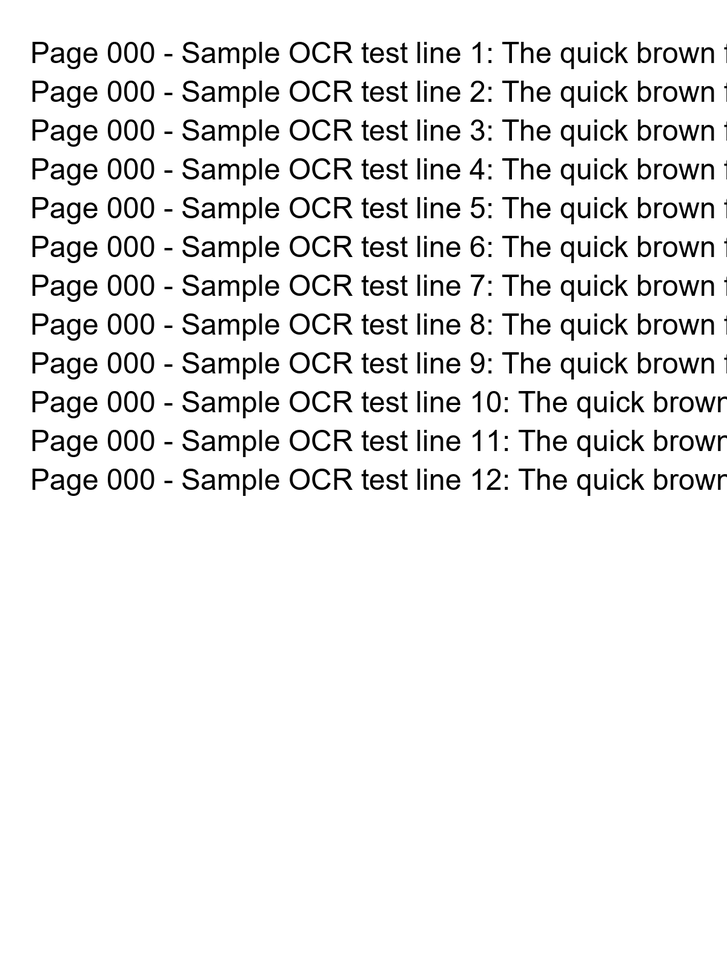
#> input picture ops/page_000_big_sample.png, 727 x 970 px, shrunk from 1200 x 1600 before the run
$ python preprocess_sr_clahe.py --in page_000_big_sample.png --out out.png
#> lines starting #> are read from the running program, lines starting #| are printed output that depends on the picture; after the words box and inside, x2 and y2 are one past the last pixel; in counts of white or black regions, pixels touching at a corner belong together
import argparse
import os

import cv2
import numpy as np
from PIL import Image as PILImage


def deskew_image(bgr):
    gray = cv2.cvtColor(bgr, cv2.COLOR_BGR2GRAY)
    _, thr = cv2.threshold(gray, 0, 255, cv2.THRESH_BINARY + cv2.THRESH_OTSU)
    coords = cv2.findNonZero(255 - thr)
    if coords is None:
        return bgr
    rect = cv2.minAreaRect(coords)
    angle = rect[-1]
    if angle < -45:
        angle = -(90 + angle)
    else:
        angle = -angle
    h, w = bgr.shape[:2]
    center = (w // 2, h // 2)
    M = cv2.getRotationMatrix2D(center, angle, 1.0)
    rotated = cv2.warpAffine(bgr, M, (w, h), flags=cv2.INTER_CUBIC, borderMode=cv2.BORDER_REPLICATE)
    return rotated


def preprocess(
    in_path: str,
    out_path: str,
    scale: int,
    clahe_clip: float,
    clahe_tile: int,
    denoise_h: int,
):
#> called with in_path = 'page_000_big_sample.png', out_path = 'out.png', scale = 2, clahe_clip = 2, clahe_tile = 8, denoise_h = 10
    try:
        pil = PILImage.open(in_path).convert("RGB")
#> pil is the input picture: PIL image 727x970 RGB; min 0, max 255, mean 237.4
        img = cv2.cvtColor(np.array(pil), cv2.COLOR_RGB2BGR)
    except Exception as e:
        raise SystemExit(f"failed to read input image: {in_path}\n{e}")

    if scale != 1:
        img = cv2.resize(img, None, fx=scale, fy=scale, interpolation=cv2.INTER_CUBIC)

    if denoise_h > 0:
        img = cv2.fastNlMeansDenoisingColored(img, None, denoise_h, denoise_h, 7, 21)

    # deskewing is handled by module-level helper when requested in main

    lab = cv2.cvtColor(img, cv2.COLOR_BGR2LAB)
#> lab: shape (1940, 1454, 3); mean of channels 0, 1, 2 236.8, 128, 128
    l_channel, a, b = cv2.split(lab)
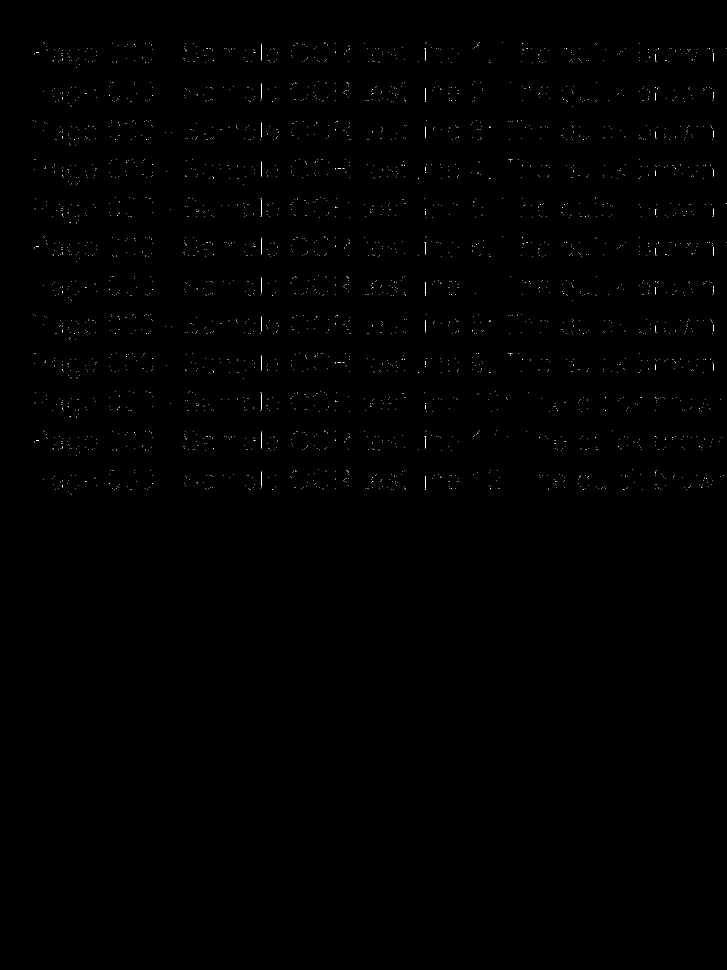
#> b: shape (1940, 1454) (shown at 1/2 size); values 128 (black) and 129 (white), 0.15% white in thin lines or dots, all inside (x1, y1, x2, y2) = (67, 85, 1454, 990)
    clahe = cv2.createCLAHE(clipLimit=clahe_clip, tileGridSize=(clahe_tile, clahe_tile))
    cl = clahe.apply(l_channel)
    limg = cv2.merge((cl, a, b))
#> limg: shape (1940, 1454, 3); mean of channels 0, 1, 2 236.7, 128, 128
    final = cv2.cvtColor(limg, cv2.COLOR_LAB2BGR)

    # optional binarize and deskew flags will be handled by CLI args in main

    os.makedirs(os.path.dirname(out_path) or ".", exist_ok=True)
    ok = cv2.imwrite(out_path, final)
    if not ok:
        raise SystemExit(f"failed to write output image: {out_path}")
    print(f"wrote: {out_path}")


def main():
    p = argparse.ArgumentParser(description="Simple SR + CLAHE preprocessing")
    p.add_argument("--in", dest="in_path", required=True)
    p.add_argument("--out", dest="out_path", required=True)
    p.add_argument("--scale", type=int, default=2, help="upscale factor (integer)")
    p.add_argument("--clahe-clip", type=float, default=2.0)
    p.add_argument("--clahe-tile", type=int, default=8)
    p.add_argument(
        "--denoise-h",
        type=int,
        default=10,
        help="h parameter for NLMeans denoising; 0 to disable",
    )
    p.add_argument("--deskew", action="store_true", help="perform deskewing")
    p.add_argument(
        "--binarize",
        action="store_true",
        help="apply Otsu binarization at end",
    )
    args = p.parse_args()
    # run preprocess
    preprocess(
        args.in_path,
        args.out_path,
        args.scale,
        args.clahe_clip,
        args.clahe_tile,
        args.denoise_h,
    )
    # post-process deskew/binarize if requested
    if args.deskew or args.binarize:
        img = cv2.imread(args.out_path)
        if img is None:
            raise SystemExit(f"failed to read intermediate output for postprocessing: {args.out_path}")
        if args.deskew:
            img = deskew_image(img)
        if args.binarize:
            gray = cv2.cvtColor(img, cv2.COLOR_BGR2GRAY)
            _, bw = cv2.threshold(gray, 0, 255, cv2.THRESH_BINARY + cv2.THRESH_OTSU)
            img = cv2.cvtColor(bw, cv2.COLOR_GRAY2BGR)
        ok = cv2.imwrite(args.out_path, img)
        if not ok:
            raise SystemExit(f"failed to write final output image: {args.out_path}")


if __name__ == "__main__":
    main()
